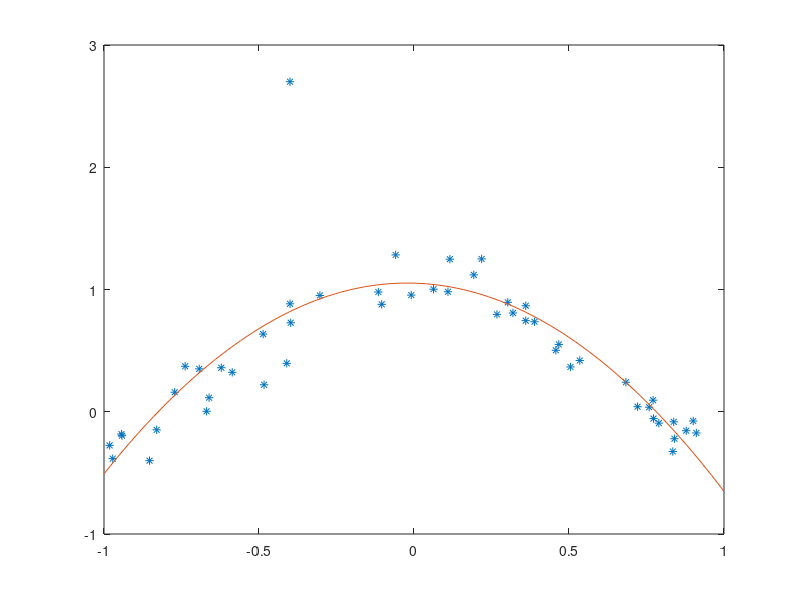

MATLAB code to generate this figure: (Note: this script raises an error after producing the figure.)
%% Alinea 3.a.
% Análise do gráfico obtido
L1 = load('data/data1.mat')
aux = ones(1,20)'
X = [aux L1.x]
Y = L1.y
beta = inv(X'*X)*X'*Y
x = (-1:0.1:0.9)'
plot(L1.x,L1.y,'*')
hold on
plot(x,[aux x]*beta)
hold off

%% Alinea 3.b.
% beta são os coeficientes e o SEE é o erro obtido
f = [aux x]*beta
y = sort(L1.y)
SSE = sum((y-f).^2)

%% Alinea 4.a.
L2 = load('data/data2.mat')
aux2 = ones(1,50)'
X2 = [aux2 L2.x L2.x.^2]
Y2 = L2.y
beta2 = inv(X2'*X2)*X2'*Y2
beta22 = Y2\X2 
x2 = (-1:0.04:0.96)'
plot(L2.x,L2.y,'*')
hold on
plot(x2,[aux2 x2 x2.^2]*beta2)

hold off

%% Alinea 4.b.
% beta são os coeficientes e o SEE é o erro obtido
f2 = [aux2 x2 x2.^2]*beta2
y2 = sort(L2.y)
SSE2 = sum((y2-f2).^2)
beta2

%% Alinea 5.a.
L2a = load('data/data2a.mat')
aux2a = ones(1,51)'
X2a = [aux2a L2a.x L2a.x.^2]
Y2a = L2a.y
beta2a = inv(X2a'*X2a)*X2a'*Y2a
x2a = (-1:0.04:1.0)'
plot(L2a.x,L2a.y,'*')
hold on
plot(x2a,[aux2a x2a x2a.^2]*beta2a)
hold off

%% Alinea 5.b.
% beta são os coeficientes e o SEE é o erro obtido
f2a = [aux2a x2a x2a.^2]*beta2a
y2a = sort(L2a.y)
SSE2a = sum((y2a-f2a).^2)
beta2a
% 2 - Regularization

%% 2.
L3 = load('data/data3.mat')

[B,FitInfo] = lasso(L3.X,L3.Y)
lassoPlot(B,FitInfo,'PlotType','Lambda','XScale','log')
lgd = legend('\beta_{1}','\beta_{2}','\beta_{3}')
hold on
p=3
p = p+1
[n,m] = size(L3.X)
X = ones(n,p)
Y = L3.Y

for i=1:n
    for j=1:p
        X(i,j) = L3.X(i,1).^(j-1);
    end
end

Beta = inv(X'*X)*X'*Y

z = (-1:0.04:0.96)
%z = (-1:0.1:0.9); 

Z = ones(n,p)
z=z'
for i=1:n
    for j=1:p
        Z(i,j) = z(i,1).^(j-1)
    end
end

plot([0.002,0.002,0.002],Beta(2:4),'*')
hold off

% 3. On paper

%% 4.

lab = FitInfo.Lambda(51:100)
I = eye(4)
[a,b]=size(lab)
Beta3 = ones(4,b)
SSE3 = ones(1,b)
for i=1:b
    column3 = (inv(X'*X+lab(i)*I)*X'*Y)'
    Beta3(:,i) = column3
end
for i=1:b
    f3 = X*Beta3(:,i)
    y3 = sort(L3.Y)
    SSE3(:,i) = sum((y3-f3).^2)
end
